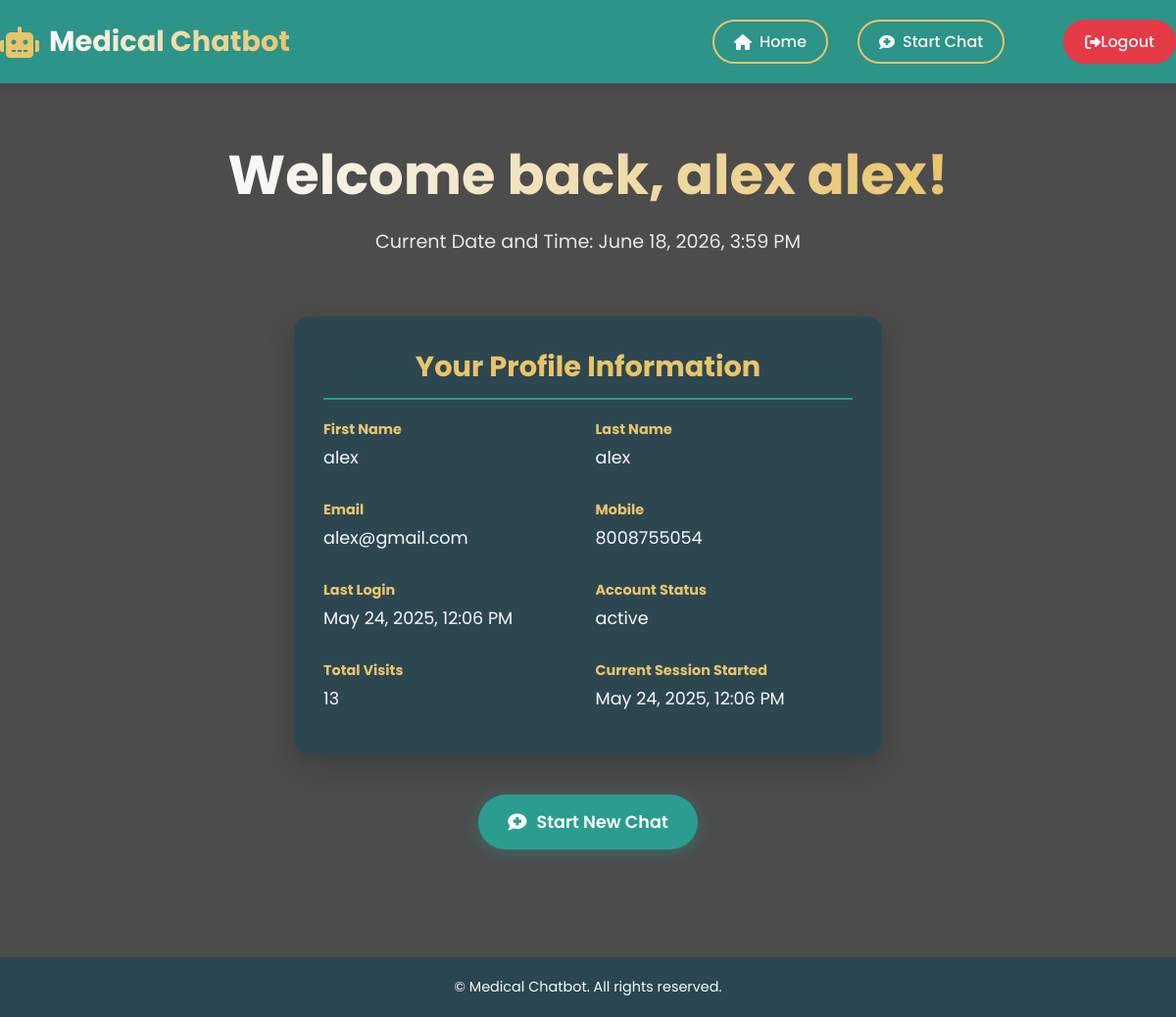
The app's page /user_home_view/ (signed in) with its own data.
### users/models.py (models this page shows, shortened)
class UserProfile(models.Model):
    first_name = models.CharField(max_length=50)
    last_name = models.CharField(max_length=50)
    email = models.EmailField(unique=True)
    mobile = models.CharField(max_length=15,unique=True)
    password = models.CharField(max_length=128)  # Store hashed password
    login_time = models.DateTimeField(default=timezone.now)
    last_login = models.DateTimeField(null=True, blank=True)
    number_of_visitors = models.PositiveIntegerField(default=0)
    status = models.CharField(max_length=10, default='waiting')

### users/views.py (the view)
# urls.py: path('user_home_view/', userviews.user_home_view, name='user_home_view'),
@never_cache
def user_home_view(request):
    user_id = request.session.get('user_id')
    if not user_id:
        print("[ACCESS DENIED] Unauthorized user tried to access home page.")
        return redirect('user_login')
    try:
        user = UserProfile.objects.get(id=user_id)
    except UserProfile.DoesNotExist:
        print(f"[ERROR] No user found with ID: {user_id}")
        return redirect('user_login')
    user.number_of_visitors += 1
    user.save(update_fields=['number_of_visitors'])
    current_time = timezone.now()
    print(f"[HOME ACCESS] User ID: {user_id}, Name: {user.first_name} {user.last_name}, Visits: {user.number_of_visitors}")
    return render(request, 'users/userhome.html', {
        'user': user,
        'current_time': current_time,
    })

### templates/users/userhome.html (shortened to what this page needs)
<!DOCTYPE html>
<html lang="en">
<head>
    <link rel="stylesheet" href="https://cdnjs.cloudflare.com/ajax/libs/font-awesome/6.0.0-beta3/css/all.min.css">
</head>
<body>
    <header>
        <div class="header-content">
            <div class="logo">
                <i class="fas fa-robot"></i>
                <h1>Medical Chatbot</h1>
            </div>
            <nav>
                <ul>
                    <li><a href="{%url 'user_home_view'%}" class="nav-btn"><i class="fas fa-home"></i> Home</a></li>
                    <li><a href="{%url 'chatbot'%}" class="nav-btn"><i class="fas fa-comment-medical"></i> Start Chat</a></li>
                    <li><a href="{%url 'user_logout'%}" class="logout-btn"><i class="fas fa-sign-out-alt"></i> Logout</a></li>
                </ul>
            </nav>
        </div>
    </header>
    <main class="main-content">
        <div class="container">
            <div class="hero">
                <h2>Welcome back, {{ user.first_name }} {{ user.last_name }}!</h2>
                <p>Current Date and Time: {{ current_time|date:"F j, Y, g:i A" }}</p>
                <div class="profile-card">
                    <h3>Your Profile Information</h3>
                    <div class="profile-details">
                        <div class="detail-item">
                            <strong>First Name</strong>
                            <span>{{ user.first_name }}</span>
                        </div>
                        <div class="detail-item">
                            <strong>Last Name</strong>
                            <span>{{ user.last_name }}</span>
                        </div>
                        <div class="detail-item">
                            <strong>Email</strong>
                            <span>{{ user.email }}</span>
                        </div>
                        <div class="detail-item">
                            <strong>Mobile</strong>
                            <span>{{ user.mobile }}</span>
                        </div>
                        <div class="detail-item">
                            <strong>Last Login</strong>
                            <span>{{ user.last_login|date:"F j, Y, g:i A" }}</span>
                        </div>
                        <div class="detail-item">
                            <strong>Account Status</strong>
                            <span>{{ user.status }}</span>
                        </div>
                        <div class="detail-item">
                            <strong>Total Visits</strong>
                            <span>{{ user.number_of_visitors }}</span>
                        </div>
                        <div class="detail-item">
                            <strong>Current Session Started</strong>
                            <span>{{ user.login_time|date:"F j, Y, g:i A" }}</span>
                        </div>
                    </div>
                </div>
                <div class="cta-buttons">
                    <a href="{%url 'chatbot'%}" class="cta-btn primary-btn">
                        <i class="fas fa-comment-medical"></i> Start New Chat
                    </a>
                </div>
            </div>
        </div>
    </main>
    <footer>
        <div class="container">
            <div class="footer-content">
                <p>&copy; Medical Chatbot. All rights reserved.</p>
            </div>
        </div>
    </footer>
</body>
</html>

### templates/users/userhome.html (style rules this page uses)
:root { --primary-color: #2a9d8f; --secondary-color: #264653; --accent-color: #e9c46a; --light-color: #f8f9fa; --dark-color: #343a40; --success-color: #4caf50; --danger-color: #e76f51; --logout-color: #e63946; }
* { margin: 0; padding: 0; box-sizing: border-box; }
body { font-family: 'Poppins', sans-serif; background: linear-gradient(rgba(0, 0, 0, 0.7), rgba(0, 0, 0, 0.7)), url('https://images.unsplash.com/photo-1579684385127-1ef15d508118?ixlib=rb-1.2.1&auto=format&fit=crop&w=1950&q=80'); background-size: cover; background-position: center; background-attachment: fixed; color: var(--light-color); min-height: 100vh; display: flex; flex-direction: column; }
.container { max-width: 1200px; margin: 0 auto; padding: 0 20px; width: 100%; }
header { padding: 20px 0; background-color: rgba(42, 157, 143, 0.9); box-shadow: 0 4px 12px rgba(0, 0, 0, 0.1); position: sticky; top: 0; z-index: 100; }
.header-content { display: flex; justify-content: space-between; align-items: center; }
.logo { display: flex; align-items: center; }
.logo i { font-size: 2rem; margin-right: 10px; color: var(--accent-color); }
.logo h1 { font-size: 1.8rem; font-weight: 700; background: linear-gradient(to right, var(--light-color), var(--accent-color)); -webkit-background-clip: text; -webkit-text-fill-color: transparent; }
nav ul { display: flex; list-style: none; align-items: center; }
nav ul li { margin-left: 30px; }
.nav-btn { background-color: transparent; color: var(--light-color); border: 2px solid var(--accent-color); padding: 8px 20px; border-radius: 30px; font-size: 1rem; font-weight: 500; cursor: pointer; transition: all 0.3s ease; display: inline-flex; align-items: center; text-decoration: none; }
.nav-btn i { margin-right: 8px; }
.logout-btn { background-color: var(--logout-color); color: var(--light-color); border: 2px solid var(--logout-color); padding: 8px 20px; border-radius: 30px; font-size: 1rem; font-weight: 500; cursor: pointer; transition: all 0.3s ease; display: inline-flex; align-items: center; text-decoration: none; margin-left: 30px; }
.main-content { flex: 1; display: flex; flex-direction: column; justify-content: center; align-items: center; text-align: center; padding: 60px 20px; min-height: calc(100vh - 160px); }
.container { max-width: 1200px; margin: 0 auto; padding: 0 20px; width: 100%; display: flex; flex-direction: column; align-items: center; }
.hero { max-width: 800px; margin-bottom: 50px; width: 100%; display: flex; flex-direction: column; align-items: center; }
.hero h2 { font-size: 3.5rem; margin-bottom: 20px; background: linear-gradient(to right, var(--light-color), var(--accent-color)); -webkit-background-clip: text; -webkit-text-fill-color: transparent; line-height: 1.2; }
.hero p { font-size: 1.2rem; margin-bottom: 30px; opacity: 0.9; line-height: 1.6; }
.cta-buttons { display: flex; justify-content: center; flex-wrap: wrap; gap: 20px; margin-top: 40px; width: 100%; }
.cta-btn { padding: 15px 30px; border-radius: 50px; font-size: 1.1rem; font-weight: 600; cursor: pointer; transition: all 0.3s ease; display: inline-flex; align-items: center; border: none; outline: none; text-decoration: none; }
.cta-btn i { margin-right: 10px; font-size: 1.2rem; }
.primary-btn { background-color: var(--primary-color); color: white; box-shadow: 0 4px 15px rgba(42, 157, 143, 0.4); }
.profile-card { background-color: rgba(38, 70, 83, 0.8); border-radius: 15px; padding: 30px; margin-top: 30px; width: 100%; max-width: 600px; box-shadow: 0 10px 30px rgba(0, 0, 0, 0.2); text-align: left; }
.profile-card h3 { font-size: 1.8rem; margin-bottom: 20px; color: var(--accent-color); border-bottom: 2px solid var(--primary-color); padding-bottom: 10px; text-align: center; }
.profile-details { display: grid; grid-template-columns: 1fr 1fr; gap: 15px; }
.detail-item { margin-bottom: 15px; }
.detail-item strong { display: block; font-size: 0.9rem; color: var(--accent-color); margin-bottom: 5px; }
.detail-item span { font-size: 1.1rem; }
footer { background-color: rgba(38, 70, 83, 0.9); padding: 20px 0; text-align: center; font-size: 0.9rem; }
.footer-content { display: flex; justify-content: space-between; align-items: center; }

### records on screen
UserProfile: first_name "alex", last_name "alex", email "alex@gmail.com", mobile "8008755054", last_login "May 24, 2025, 12:06 PM", status "active", number_of_visitors "13", login_time "May 24, 2025, 12:06 PM"
